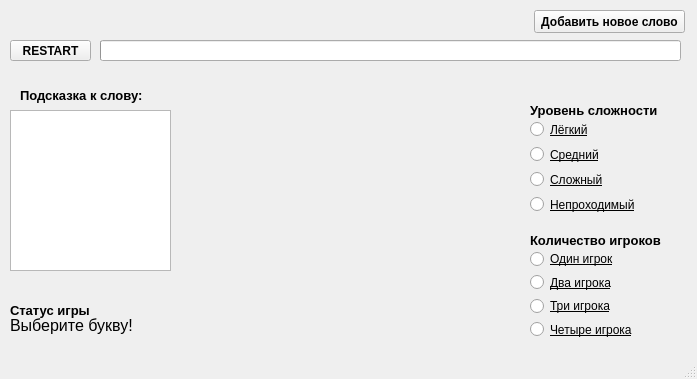
<?xml version="1.0" encoding="UTF-8"?>
<ui version="4.0">
 <class>MainWindow</class>
 <widget class="QMainWindow" name="MainWindow">
  <property name="geometry">
   <rect>
    <x>0</x>
    <y>0</y>
    <width>697</width>
    <height>379</height>
   </rect>
  </property>
  <property name="windowTitle">
   <string>MainWindow</string>
  </property>
  <property name="animated">
   <bool>false</bool>
  </property>
  <widget class="QWidget" name="centralwidget">
   <widget class="QProgressBar" name="death">
    <property name="geometry">
     <rect>
      <x>100</x>
      <y>40</y>
      <width>581</width>
      <height>21</height>
     </rect>
    </property>
    <property name="mouseTracking">
     <bool>false</bool>
    </property>
    <property name="minimum">
     <number>0</number>
    </property>
    <property name="value">
     <number>0</number>
    </property>
    <property name="textVisible">
     <bool>false</bool>
    </property>
   </widget>
   <widget class="QPushButton" name="restart">
    <property name="geometry">
     <rect>
      <x>10</x>
      <y>40</y>
      <width>81</width>
      <height>21</height>
     </rect>
    </property>
    <property name="font">
     <font>
      <weight>75</weight>
      <bold>true</bold>
     </font>
    </property>
    <property name="text">
     <string>RESTART</string>
    </property>
   </widget>
   <widget class="QWidget" name="verticalLayoutWidget">
    <property name="geometry">
     <rect>
      <x>530</x>
      <y>120</y>
      <width>141</width>
      <height>94</height>
     </rect>
    </property>
    <layout class="QVBoxLayout" name="verticalLayout">
     <item>
      <widget class="QRadioButton" name="radioButton">
       <property name="font">
        <font>
         <italic>false</italic>
         <underline>true</underline>
        </font>
       </property>
       <property name="whatsThis">
        <string>15</string>
       </property>
       <property name="text">
        <string>Лёгкий</string>
       </property>
       <attribute name="buttonGroup">
        <string notr="true">level_btn</string>
       </attribute>
      </widget>
     </item>
     <item>
      <widget class="QRadioButton" name="radioButton_2">
       <property name="font">
        <font>
         <italic>false</italic>
         <underline>true</underline>
        </font>
       </property>
       <property name="whatsThis">
        <string>12</string>
       </property>
       <property name="text">
        <string>Средний</string>
       </property>
       <attribute name="buttonGroup">
        <string notr="true">level_btn</string>
       </attribute>
      </widget>
     </item>
     <item>
      <widget class="QRadioButton" name="radioButton_3">
       <property name="font">
        <font>
         <italic>false</italic>
         <underline>true</underline>
        </font>
       </property>
       <property name="whatsThis">
        <string>8</string>
       </property>
       <property name="text">
        <string>Сложный</string>
       </property>
       <attribute name="buttonGroup">
        <string notr="true">level_btn</string>
       </attribute>
      </widget>
     </item>
     <item>
      <widget class="QRadioButton" name="radioButton_4">
       <property name="font">
        <font>
         <italic>false</italic>
         <underline>true</underline>
        </font>
       </property>
       <property name="whatsThis">
        <string>6</string>
       </property>
       <property name="text">
        <string>Непроходимый</string>
       </property>
       <attribute name="buttonGroup">
        <string notr="true">level_btn</string>
       </attribute>
      </widget>
     </item>
    </layout>
   </widget>
   <widget class="QLabel" name="label">
    <property name="geometry">
     <rect>
      <x>530</x>
      <y>100</y>
      <width>151</width>
      <height>21</height>
     </rect>
    </property>
    <property name="font">
     <font>
      <pointsize>10</pointsize>
      <weight>75</weight>
      <bold>true</bold>
     </font>
    </property>
    <property name="text">
     <string>Уровень сложности</string>
    </property>
   </widget>
   <widget class="QLabel" name="label_2">
    <property name="geometry">
     <rect>
      <x>10</x>
      <y>300</y>
      <width>81</width>
      <height>21</height>
     </rect>
    </property>
    <property name="font">
     <font>
      <pointsize>10</pointsize>
      <weight>75</weight>
      <bold>true</bold>
     </font>
    </property>
    <property name="text">
     <string>Статус игры:</string>
    </property>
   </widget>
   <widget class="QLabel" name="game_status">
    <property name="geometry">
     <rect>
      <x>10</x>
      <y>310</y>
      <width>331</width>
      <height>31</height>
     </rect>
    </property>
    <property name="font">
     <font>
      <pointsize>12</pointsize>
     </font>
    </property>
    <property name="text">
     <string>Выберите букву!</string>
    </property>
   </widget>
   <widget class="QLabel" name="label_3">
    <property name="geometry">
     <rect>
      <x>20</x>
      <y>80</y>
      <width>141</width>
      <height>31</height>
     </rect>
    </property>
    <property name="font">
     <font>
      <pointsize>10</pointsize>
      <weight>75</weight>
      <bold>true</bold>
     </font>
    </property>
    <property name="text">
     <string>Подсказка к слову:</string>
    </property>
   </widget>
   <widget class="QTextBrowser" name="help_window">
    <property name="geometry">
     <rect>
      <x>10</x>
      <y>110</y>
      <width>161</width>
      <height>161</height>
     </rect>
    </property>
    <property name="font">
     <font>
      <pointsize>8</pointsize>
     </font>
    </property>
   </widget>
   <widget class="QWidget" name="gridLayoutWidget">
    <property name="geometry">
     <rect>
      <x>530</x>
      <y>250</y>
      <width>141</width>
      <height>88</height>
     </rect>
    </property>
    <layout class="QGridLayout" name="gridLayout">
     <item row="2" column="0">
      <widget class="QRadioButton" name="radioButton_7">
       <property name="font">
        <font>
         <underline>true</underline>
        </font>
       </property>
       <property name="whatsThis">
        <string>3</string>
       </property>
       <property name="text">
        <string>Три игрока</string>
       </property>
       <attribute name="buttonGroup">
        <string notr="true">cnt_players</string>
       </attribute>
      </widget>
     </item>
     <item row="0" column="0">
      <widget class="QRadioButton" name="radioButton_5">
       <property name="font">
        <font>
         <underline>true</underline>
        </font>
       </property>
       <property name="whatsThis">
        <string>1</string>
       </property>
       <property name="text">
        <string>Один игрок</string>
       </property>
       <attribute name="buttonGroup">
        <string notr="true">cnt_players</string>
       </attribute>
      </widget>
     </item>
     <item row="1" column="0">
      <widget class="QRadioButton" name="radioButton_6">
       <property name="font">
        <font>
         <underline>true</underline>
        </font>
       </property>
       <property name="whatsThis">
        <string>2</string>
       </property>
       <property name="text">
        <string>Два игрока</string>
       </property>
       <attribute name="buttonGroup">
        <string notr="true">cnt_players</string>
       </attribute>
      </widget>
     </item>
     <item row="3" column="0">
      <widget class="QRadioButton" name="radioButton_8">
       <property name="font">
        <font>
         <underline>true</underline>
        </font>
       </property>
       <property name="whatsThis">
        <string>4</string>
       </property>
       <property name="text">
        <string>Четыре игрока</string>
       </property>
       <attribute name="buttonGroup">
        <string notr="true">cnt_players</string>
       </attribute>
      </widget>
     </item>
    </layout>
   </widget>
   <widget class="QLabel" name="label_4">
    <property name="geometry">
     <rect>
      <x>530</x>
      <y>230</y>
      <width>151</width>
      <height>21</height>
     </rect>
    </property>
    <property name="font">
     <font>
      <pointsize>10</pointsize>
      <weight>75</weight>
      <bold>true</bold>
     </font>
    </property>
    <property name="text">
     <string>Количество игроков</string>
    </property>
   </widget>
   <widget class="QPushButton" name="main_add_word">
    <property name="geometry">
     <rect>
      <x>534</x>
      <y>10</y>
      <width>151</width>
      <height>23</height>
     </rect>
    </property>
    <property name="font">
     <font>
      <weight>75</weight>
      <bold>true</bold>
     </font>
    </property>
    <property name="text">
     <string>Добавить новое слово</string>
    </property>
   </widget>
  </widget>
  <widget class="QMenuBar" name="menubar">
   <property name="geometry">
    <rect>
     <x>0</x>
     <y>0</y>
     <width>697</width>
     <height>21</height>
    </rect>
   </property>
  </widget>
  <widget class="QStatusBar" name="statusbar"/>
 </widget>
 <resources/>
 <connections/>
 <buttongroups>
  <buttongroup name="cnt_players"/>
  <buttongroup name="level_btn"/>
 </buttongroups>
</ui>
